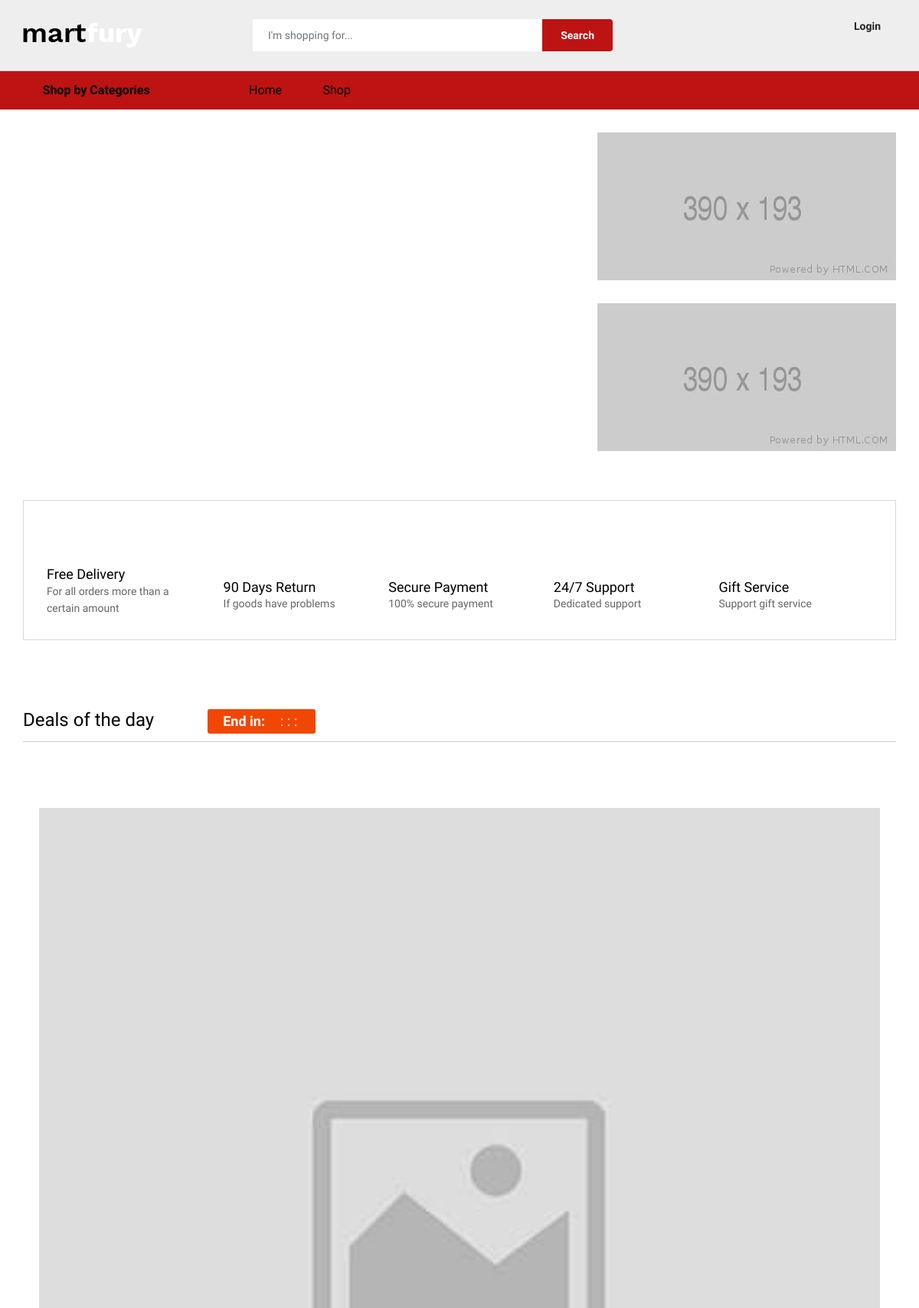
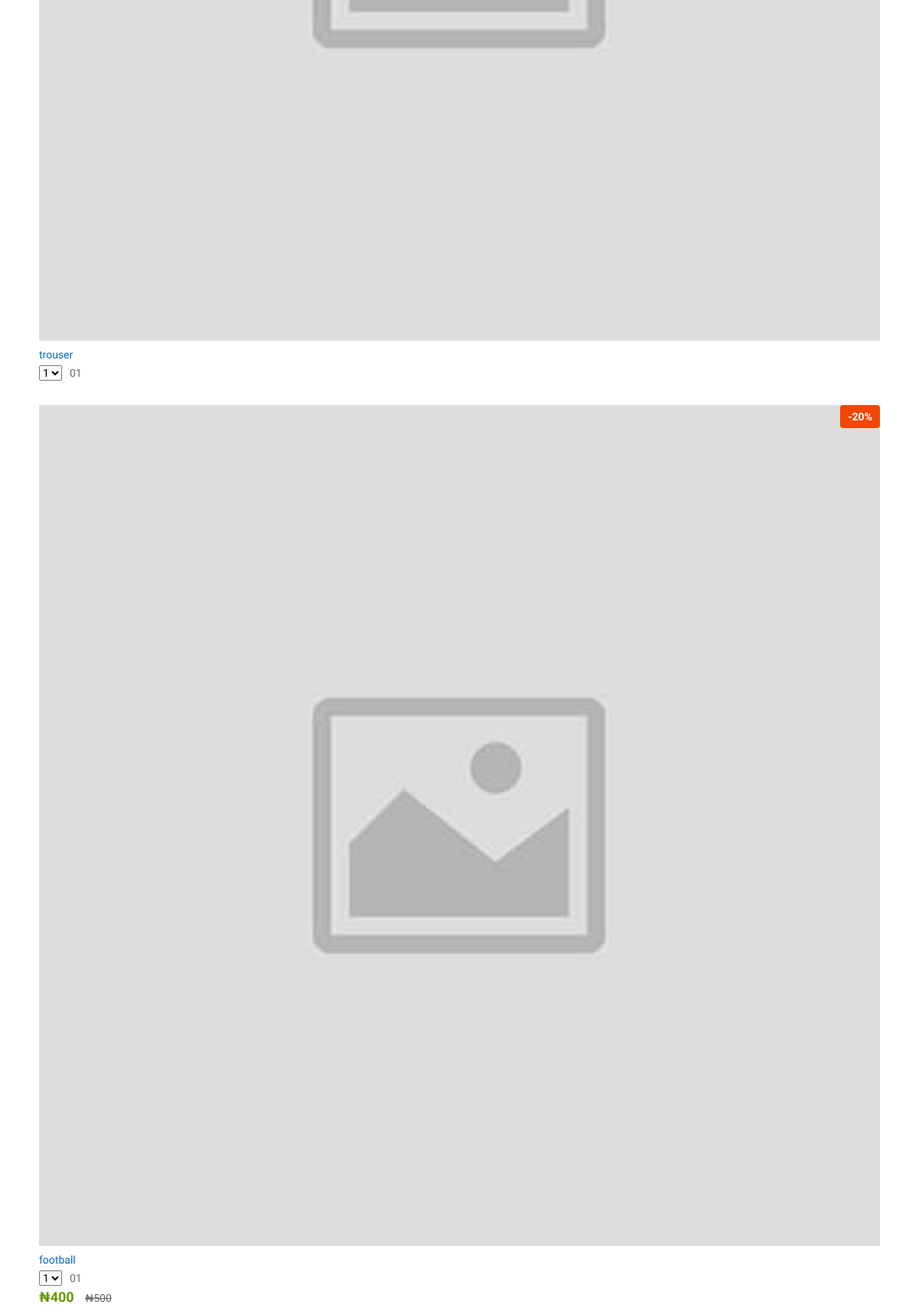
/beta-souk/index.php (upper part), run on the app's committed database (2 pictures, top to bottom).
### tables this page shows
CREATE TABLE `products` (
  `products_id` int(11) NOT NULL,
  `products_name` varchar(30) NOT NULL,
  `products_price` varchar(11) NOT NULL,
  `products_sales_price` varchar(10) NOT NULL,
  `products_sub_categories` int(10) NOT NULL,
  `products_promo` varchar(20) NOT NULL DEFAULT '0',
  `products_deals` varchar(20) NOT NULL DEFAULT '0',
  `products_new_arrivals` varchar(20) NOT NULL DEFAULT '0',
  `products_best_sellers` varchar(20) NOT NULL DEFAULT '0',
  `products_popular` varchar(20) NOT NULL DEFAULT '0',
  `products_short_description` varchar(255) NOT NULL,
  `products_long_description` text NOT NULL,
  `products_image` varchar(255) NOT NULL DEFAULT 'default.jpg',
  `products_timestamp` timestamp NOT NULL DEFAULT CURRENT_TIMESTAMP ON UPDATE CURRENT_TIMESTAMP
);

### beta-souk/index.php (the view, shortened to what this page needs)
<?php require_once ('../incs-template1/config.php'); ?>
<?php include ('../incs-template1/header.php'); ?>
<div id="homepage-1">
    <div class="ps-home-banner ps-home-banner--1">
        <div class="ps-container">
            <div class="ps-section__left">
                <div class="ps-carousel--nav-inside owl-slider" data-owl-auto="true" data-owl-loop="true" data-owl-speed="5000" data-owl-gap="0" data-owl-nav="true" data-owl-dots="true" data-owl-item="1" data-owl-item-xs="1" data-owl-item-sm="1" data-owl-item-md="1"
                    data-owl-item-lg="1" data-owl-duration="1000" data-owl-mousedrag="on" data-owl-animate-in="fadeIn" data-owl-animate-out="fadeOut">
                   <?php
                   	$query_slider_banner_select =  mysqli_query($connect, "SELECT slider_banner_image FROM slider_banner ORDER BY slider_id ASC LIMIT 3") or die(db_conn_error);
                   while($looping_slider=mysqli_fetch_array($query_slider_banner_select)){
            echo ' <div class="ps-banner bg--cover" data-background="images/sliders/'.$looping_slider['slider_banner_image'].'">
                <a class="ps-banner__overlay" ></a>
                    </div>';
                   }
                   ?>
                </div>
            </div>
            <div class="ps-section__right">
<?php
                   	$query_banner_select =  mysqli_query($connect, "SELECT banner_image FROM banner ORDER BY banner_id ASC LIMIT 2") or die(db_conn_error);
                   while($looping_banner=mysqli_fetch_array($query_banner_select)){
            echo '<a class="ps-collection"><img src="images/banners/'.$looping_banner['banner_image'].'" alt="'.$looping_banner['banner_image'].'"></a>';
                   }
                   ?>
            </div>
        </div>
    </div>
    <div class="ps-site-features">
        <div class="ps-container">
            <div class="ps-block--site-features">
                <div class="ps-block__item">
                    <div class="ps-block__left"><i class="icon-rocket"></i></div>
                    <div class="ps-block__right">
                        <h4>Free Delivery</h4>
                        <p>For all orders more than a certain amount</p>
                    </div>
                </div>
                <div class="ps-block__item">
                    <div class="ps-block__left"><i class="icon-sync"></i></div>
                    <div class="ps-block__right">
                        <h4>90 Days Return</h4>
                        <p>If goods have problems</p>
                    </div>
                </div>
                <div class="ps-block__item">
                    <div class="ps-block__left"><i class="icon-credit-card"></i></div>
                    <div class="ps-block__right">
                        <h4>Secure Payment</h4>
                        <p>100% secure payment</p>
                    </div>
                </div>
                <div class="ps-block__item">
                    <div class="ps-block__left"><i class="icon-bubbles"></i></div>
                    <div class="ps-block__right">
                        <h4>24/7 Support</h4>
                        <p>Dedicated support</p>
                    </div>
                </div>
                <div class="ps-block__item">
                    <div class="ps-block__left"><i class="icon-gift"></i></div>
                    <div class="ps-block__right">
                        <h4>Gift Service</h4>
                        <p>Support gift service</p>
                    </div>
                </div>
            </div>
        </div>
    </div>
    <?php
        $select_products3 = mysqli_query($connect,"SELECT * FROM products WHERE products_deals = 'Deals of the day' ORDER BY products_id DESC LIMIT 12" ) or die(db_conn_error);
        if (mysqli_num_rows($select_products3) != 0) {
        echo '
        <div class="ps-deal-of-day">
            <div class="ps-container">
                <div class="ps-section__header">
                    <div class="ps-block--countdown-deal">
                        <div class="ps-block__left">
                            <h3>Deals of the day</h3>
                        </div>
                        <div class="ps-block__right">
                            <figure>
                                <figcaption>End in:</figcaption>
                                <ul class="ps-countdown" data-time="December 30, 2021 15:37:25">
                                    <li><span class="days"></span></li>
                                    <li><span class="hours"></span></li>
                                    <li><span class="minutes"></span></li>
                                    <li><span class="seconds"></span></li>
                                </ul>
                            </figure>
                        </div>
                    </div>
                </div>
                <div class="ps-section__content">
                <div class="ps-carousel--responsive owl-slider" data-owl-auto="true" data-owl-loop="true" data-owl-speed="10000" data-owl-gap="0" data-owl-nav="false" data-owl-dots="true" data-owl-item="7" data-owl-item-xs="2" data-owl-item-sm="2" data-owl-item-md="2" data-owl-item-lg="4" data-owl-item-xl="6" data-owl-duration="1000" data-owl-mousedrag="on">';
                while($rows_loop = mysqli_fetch_array($select_products3)){
                echo '
                <div class="ps-product">
                <div class="ps-product__thumbnail">
                    <a href="product-description.php?id='.$rows_loop['products_id'].'"><img src="images/products/'.$rows_loop['products_image'].'" alt="'.$rows_loop['products_name'].'" /></a>';
                    if(!empty($rows_loop['products_sales_price'])){
                        $dis = 100 - ceil($rows_loop['products_sales_price']/$rows_loop['products_price']*100);
                        echo '
                        <div class="ps-product__badge">-'.$dis.'%</div>
                        ';
                    }
                    echo    '
                    <ul class="ps-product__actions">
                    <li><a href="#" data-toggle="tooltip" data-placement="top" title="Add To Cart"><i class="icon-bag2"></i></a></li>
                    </ul>
                    </div>
                    <div class="ps-product__container">';
                    echo '
                            <div class="ps-product__content"><a class="ps-product__title" href="product-description.php?id='.$rows_loop['products_id'].'">'.$rows_loop['products_name'].'</a>
                                <div class="ps-product__rating">
                                    <select class="ps-rating" data-read-only="true">
                                        <option value="1">1</option>
                                        <option value="1">2</option>
                                        <option value="1">3</option>
                                        <option value="1">4</option>
                                        <option value="2">5</option>
                                    </select><span>01</span>
                                </div>
                                <p class="ps-product__price sale">'; if(!empty($rows_loop['products_sales_price'])){
                                    echo '&#8358;'.number_format($rows_loop['products_sales_price']).' ' . '<del>'.'&#8358;'.number_format($rows_loop['products_price']) .'</del>';
                                }
                echo '</p>
                </div>
                    <div class="ps-product__content hover"><a class="ps-product__title" href="product-description.php?id='.$rows_loop['products_id'].'">'.$rows_loop['products_name'].'</a>
                        <p class="ps-product__price sale">'; if(!empty($rows_loop['products_sales_price'])){
                            echo '&#8358;'.number_format($rows_loop['products_sales_price']).' ' . '<del>'.'&#8358;'.number_format($rows_loop['products_price']) .'</del>';
                        }
                    echo ' </p>
                    </div>
                    </div>
                </div>
                    ';}
                    echo '
                    </div>
                </div>
            </div>
        </div> ';
        }
    ?>
</div>
<?php include ('../incs-template1/footer.php'); ?>

### beta-souk/css/color-style.css (style rules this page uses)
.ps-block--user-header i, .ps-block--site-features .ps-block__left i { color: #bd1313; }

### data on the page
products: products_image (picture), products_name "trouser"
products: products_image (picture), dis "20", products_name "football", products_sales_price "400", products_price "500"
